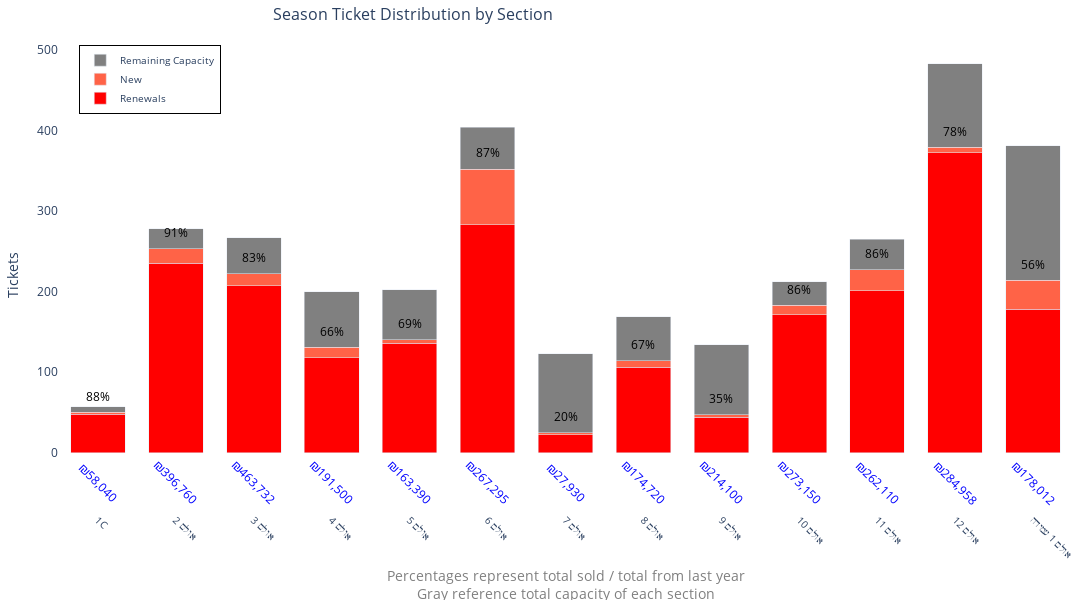

The code cell stored with this chart in its notebook:
### Code cell
def distributed_by_area(perc, presentation_order, st_2425, area_mapper):
    # SMALL CHANGE WITHOUT GALLERIES
    perc = perc[~perc['area'].isin(['גלריה 2', 'גלריה 6', 'Gallery_12'])]
    st_2425 = st_2425[~st_2425['area'].isin(['גלריה 2', 'גלריה 6', 'Gallery_12'])]

    # Prepare last year tickets
    last_year_tickets = (
        st_2425[st_2425['price'] > 0]
        .groupby('area')
        .size()
        .reset_index(name='last_year_tickets')
    )

    # Mark renewals
    perc['is_renew'] = perc['client_number'].isin(st_2425['client_number'])

    # Mark new members
    perc['is_new'] = ~perc['is_renew']

    stats_by_Court = (
        perc.groupby('area')
            .agg(
                Season_Tickets_Renew=('is_renew', 'sum'),
                Season_Tickets_New=('is_new', 'sum'),
                Total_Price=('price', 'sum')
            )
            .reset_index()
    )

    stats_by_Court['area_velocity'] = stats_by_Court[['Season_Tickets_Renew', 'Season_Tickets_New']].sum(axis=1)
    stats_by_Court['presentation_order'] = stats_by_Court['area'].map(presentation_order)
    stats_by_Court = stats_by_Court.sort_values(by='presentation_order')

    # CHANGED FROM LEFT TO INNER JOIN
    stats_by_Court = stats_by_Court.merge(last_year_tickets, on='area', how='inner')
    stats_by_Court = stats_by_Court[stats_by_Court['area_velocity'] > 0]

    stats_by_Court['remaining_capacity'] = stats_by_Court['last_year_tickets'] - stats_by_Court['area_velocity']
    stats_by_Court['fixed_remaining_capacity'] = np.maximum(stats_by_Court['remaining_capacity'], 0)
    stats_by_Court['ratio_capacity'] = stats_by_Court['area_velocity'] / stats_by_Court['last_year_tickets']
    stats_by_Court['ratio_capacity'] = np.minimum(stats_by_Court['ratio_capacity'], 1).fillna(1)
    stats_by_Court['ratio_capacity_percent'] = (stats_by_Court['ratio_capacity'] * 100).round().fillna(0)

    stats_by_Court['total_tickets'] = stats_by_Court['area_velocity'] + stats_by_Court['fixed_remaining_capacity']

    # Map area names back to Hebrew for plot
    reverse_area_mapper = {v: k for k, v in area_mapper.items()}
    stats_by_Court['area_he'] = stats_by_Court['area'].map(reverse_area_mapper).fillna(stats_by_Court['area'])

    # Override specific values
    stats_by_Court.loc[stats_by_Court['area'] == 'Court_1S', 'area_he'] = 'אולם 1 עמידה'
    stats_by_Court.loc[stats_by_Court['area'] == 'Court_1C', 'area_he'] = '1C'

    # Hover texts
    stats_by_Court['Season_Tickets_Renew_hover_text'] = stats_by_Court.apply(lambda x: f"{x['Season_Tickets_Renew']} Tickets<br>({x['Season_Tickets_Renew']/x['total_tickets']:.2%})", axis=1)
    stats_by_Court['Season_Tickets_New_hover_text'] = stats_by_Court.apply(lambda x: f"{x['Season_Tickets_New']} Tickets<br>({x['Season_Tickets_New']/x['total_tickets']:.2%})", axis=1)
    stats_by_Court['remaining_capacity_hover_text'] = stats_by_Court.apply(lambda x: f"{x['fixed_remaining_capacity']} Tickets<br>({x['fixed_remaining_capacity']/x['total_tickets']:.2%})", axis=1)

    # Plot
    fig = go.Figure()

    fig.add_trace(go.Bar(
        x=stats_by_Court['area_he'],
        y=stats_by_Court['Season_Tickets_Renew'],
        name='Renewals',
        marker_color='red',
        hovertext=stats_by_Court['Season_Tickets_Renew_hover_text'],
        hoverinfo='text'
    ))

    fig.add_trace(go.Bar(
        x=stats_by_Court['area_he'],
        y=stats_by_Court['Season_Tickets_New'],
        name='New',
        marker_color='tomato',
        hovertext=stats_by_Court['Season_Tickets_New_hover_text'],
        hoverinfo='text'
    ))

    fig.add_trace(go.Bar(
        x=stats_by_Court['area_he'],
        y=stats_by_Court['fixed_remaining_capacity'],
        name='Remaining Capacity',
        marker_color='grey',
        base=stats_by_Court['area_velocity'],
        hovertext=stats_by_Court['remaining_capacity_hover_text'],
        hoverinfo='text'
    ))

    fig.update_layout(
        title=dict(text='Season Ticket Distribution by Section', font=dict(size=16)),
        xaxis=dict(title='', tickangle=45, title_font=dict(size=14), tickfont=dict(size=10), constrain='domain'),
        yaxis=dict(title='Tickets', title_font=dict(size=14), tickfont=dict(size=12), range=[0, None]),
        barmode='stack',
        bargap=0.3,
        legend=dict(
            x=0.02,  # near the left
            y=0.99,  # top
            bordercolor="Black",
            borderwidth=1,
            font=dict(size=10)
        ),
        margin=dict(l=20, r=20, t=40, b=80),
        width=1200,
        height=600,
        plot_bgcolor='white',
        paper_bgcolor='white',
        title_x=0.25
    )

    # % sold annotations
    for area_he, pct, y1, y2 in zip(stats_by_Court['area_he'], stats_by_Court['ratio_capacity_percent'],
                                    stats_by_Court['Season_Tickets_Renew'], stats_by_Court['Season_Tickets_New']):
        total_height = y1 + y2
        fig.add_annotation(
            x=area_he,
            y=total_height + 20,
            text=f"{int(pct)}%",
            showarrow=False,
            font=dict(size=12, color="black"),
            align='center'
        )

    # ₪ revenue annotations
    for area_he, revenue in zip(stats_by_Court['area_he'], stats_by_Court['Total_Price']):
        fig.add_annotation(
            x=area_he,
            y=0,
            text=f"₪{int(revenue):,}",
            showarrow=False,
            yshift=-30,
            font=dict(size=12, color="blue"),
            textangle=45
        )

    fig.add_annotation(
        text="Percentages represent total sold / total from last year<br>Gray reference total capacity of each section",
        xref="paper", yref="paper", x=0.5, y=-0.2,
        showarrow=False, font=dict(size=14, color="grey"), align="center"
    )

    fig.show()

    return stats_by_Court

# Example usage
distributed_by_area(perc, presentation_order, st_2425, area_mapper)

### Figure 1 — Plotly figure (JSON) as saved in the notebook; plotly's stock layout.template omitted (floating-point values rounded to 4 significant figures)
{"data": [{"hoverinfo": "text", "hovertext": ["48 Tickets<br>(84.21%)", "235 Tickets<br>(84.53%)", "207 Tickets<br>(77.53%)", "118 Tickets<br>(59.00%)", "136 Tickets<br>(67.33%)", "283 Tickets<br>(70.05%)", "22 Tickets<br>(17.89%)", "106 Tickets<br>(62.72%)", "44 Tickets<br>(32.84%)", "171 Tickets<br>(80.66%)", "201 Tickets<br>(75.85%)", "372 Tickets<br>(77.02%)", "178 Tickets<br>(46.72%)"], "marker": {"color": "red"}, "name": "Renewals", "type": "bar", "x": ["1C", "אולם 2", "אולם 3", "אולם 4", "אולם 5", "אולם 6", "אולם 7", "אולם 8", "אולם 9", "אולם 10", "אולם 11", "12 אולם", "אולם 1 עמידה "], "y": [48, 235, 207, 118, 136, 283, 22, 106, 44, 171, 201, 372, 178]}, {"hoverinfo": "text", "hovertext": ["2 Tickets<br>(3.51%)", "18 Tickets<br>(6.47%)", "15 Tickets<br>(5.62%)", "13 Tickets<br>(6.50%)", "4 Tickets<br>(1.98%)", "69 Tickets<br>(17.08%)", "3 Tickets<br>(2.44%)", "8 Tickets<br>(4.73%)", "3 Tickets<br>(2.24%)", "12 Tickets<br>(5.66%)", "26 Tickets<br>(9.81%)", "7 Tickets<br>(1.45%)", "36 Tickets<br>(9.45%)"], "marker": {"color": "tomato"}, "name": "New", "type": "bar", "x": ["1C", "אולם 2", "אולם 3", "אולם 4", "אולם 5", "אולם 6", "אולם 7", "אולם 8", "אולם 9", "אולם 10", "אולם 11", "12 אולם", "אולם 1 עמידה "], "y": [2, 18, 15, 13, 4, 69, 3, 8, 3, 12, 26, 7, 36]}, {"base": [50, 253, 222, 131, 140, 352, 25, 114, 47, 183, 227, 379, 214], "hoverinfo": "text", "hovertext": ["7 Tickets<br>(12.28%)", "25 Tickets<br>(8.99%)", "45 Tickets<br>(16.85%)", "69 Tickets<br>(34.50%)", "62 Tickets<br>(30.69%)", "52 Tickets<br>(12.87%)", "98 Tickets<br>(79.67%)", "55 Tickets<br>(32.54%)", "87 Tickets<br>(64.93%)", "29 Tickets<br>(13.68%)", "38 Tickets<br>(14.34%)", "104 Tickets<br>(21.53%)", "167 Tickets<br>(43.83%)"], "marker": {"color": "grey"}, "name": "Remaining Capacity", "type": "bar", "x": ["1C", "אולם 2", "אולם 3", "אולם 4", "אולם 5", "אולם 6", "אולם 7", "אולם 8", "אולם 9", "אולם 10", "אולם 11", "12 אולם", "אולם 1 עמידה "], "y": [7, 25, 45, 69, 62, 52, 98, 55, 87, 29, 38, 104, 167]}], "layout": {"annotations": [{"align": "center", "font": {"color": "black", "size": 12}, "showarrow": false, "text": "88%", "x": "1C", "y": 70}, {"align": "center", "font": {"color": "black", "size": 12}, "showarrow": false, "text": "91%", "x": "אולם 2", "y": 273}, {"align": "center", "font": {"color": "black", "size": 12}, "showarrow": false, "text": "83%", "x": "אולם 3", "y": 242}, {"align": "center", "font": {"color": "black", "size": 12}, "showarrow": false, "text": "66%", "x": "אולם 4", "y": 151}, {"align": "center", "font": {"color": "black", "size": 12}, "showarrow": false, "text": "69%", "x": "אולם 5", "y": 160}, {"align": "center", "font": {"color": "black", "size": 12}, "showarrow": false, "text": "87%", "x": "אולם 6", "y": 372}, {"align": "center", "font": {"color": "black", "size": 12}, "showarrow": false, "text": "20%", "x": "אולם 7", "y": 45}, {"align": "center", "font": {"color": "black", "size": 12}, "showarrow": false, "text": "67%", "x": "אולם 8", "y": 134}, {"align": "center", "font": {"color": "black", "size": 12}, "showarrow": false, "text": "35%", "x": "אולם 9", "y": 67}, {"align": "center", "font": {"color": "black", "size": 12}, "showarrow": false, "text": "86%", "x": "אולם 10", "y": 203}, {"align": "center", "font": {"color": "black", "size": 12}, "showarrow": false, "text": "86%", "x": "אולם 11", "y": 247}, {"align": "center", "font": {"color": "black", "size": 12}, "showarrow": false, "text": "78%", "x": "12 אולם", "y": 399}, {"align": "center", "font": {"color": "black", "size": 12}, "showarrow": false, "text": "56%", "x": "אולם 1 עמידה ", "y": 234}, {"font": {"color": "blue", "size": 12}, "showarrow": false, "text": "₪58,040", "textangle": 45, "x": "1C", "y": 0, "yshift": -30}, {"font": {"color": "blue", "size": 12}, "showarrow": false, "text": "₪396,760", "textangle": 45, "x": "אולם 2", "y": 0, "yshift": -30}, {"font": {"color": "blue", "size": 12}, "showarrow": false, "text": "₪463,732", "textangle": 45, "x": "אולם 3", "y": 0, "yshift": -30}, {"font": {"color": "blue", "size": 12}, "showarrow": false, "text": "₪191,500", "textangle": 45, "x": "אולם 4", "y": 0, "yshift": -30}, {"font": {"color": "blue", "size": 12}, "showarrow": false, "text": "₪163,390", "textangle": 45, "x": "אולם 5", "y": 0, "yshift": -30}, {"font": {"color": "blue", "size": 12}, "showarrow": false, "text": "₪267,295", "textangle": 45, "x": "אולם 6", "y": 0, "yshift": -30}, {"font": {"color": "blue", "size": 12}, "showarrow": false, "text": "₪27,930", "textangle": 45, "x": "אולם 7", "y": 0, "yshift": -30}, {"font": {"color": "blue", "size": 12}, "showarrow": false, "text": "₪174,720", "textangle": 45, "x": "אולם 8", "y": 0, "yshift": -30}, {"font": {"color": "blue", "size": 12}, "showarrow": false, "text": "₪214,100", "textangle": 45, "x": "אולם 9", "y": 0, "yshift": -30}, {"font": {"color": "blue", "size": 12}, "showarrow": false, "text": "₪273,150", "textangle": 45, "x": "אולם 10", "y": 0, "yshift": -30}, {"font": {"color": "blue", "size": 12}, "showarrow": false, "text": "₪262,110", "textangle": 45, "x": "אולם 11", "y": 0, "yshift": -30}, {"font": {"color": "blue", "size": 12}, "showarrow": false, "text": "₪284,958", "textangle": 45, "x": "12 אולם", "y": 0, "yshift": -30}, {"font": {"color": "blue", "size": 12}, "showarrow": false, "text": "₪178,012", "textangle": 45, "x": "אולם 1 עמידה ", "y": 0, "yshift": -30}, {"align": "center", "font": {"color": "grey", "size": 14}, "showarrow": false, "text": "Percentages represent total sold / total from last year<br>Gray reference total capacity of each section", "x": 0.5, "xref": "paper", "y": -0.2, "yref": "paper"}], "bargap": 0.3, "barmode": "stack", "height": 600, "legend": {"bordercolor": "Black", "borderwidth": 1, "font": {"size": 10}, "x": 0.02, "y": 0.99}, "margin": {"b": 80, "l": 20, "r": 20, "t": 40}, "paper_bgcolor": "white", "plot_bgcolor": "white", "title": {"font": {"size": 16}, "text": "Season Ticket Distribution by Section", "x": 0.25}, "width": 1200, "xaxis": {"constrain": "domain", "tickangle": 45, "tickfont": {"size": 10}, "title": {"font": {"size": 14}, "text": ""}}, "yaxis": {"range": [0, null], "tickfont": {"size": 12}, "title": {"font": {"size": 14}, "text": "Tickets"}}}}
